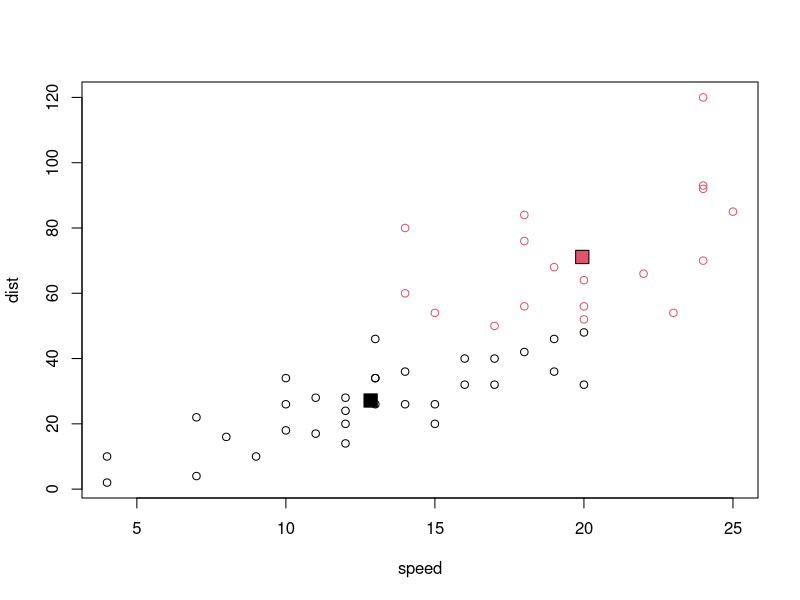
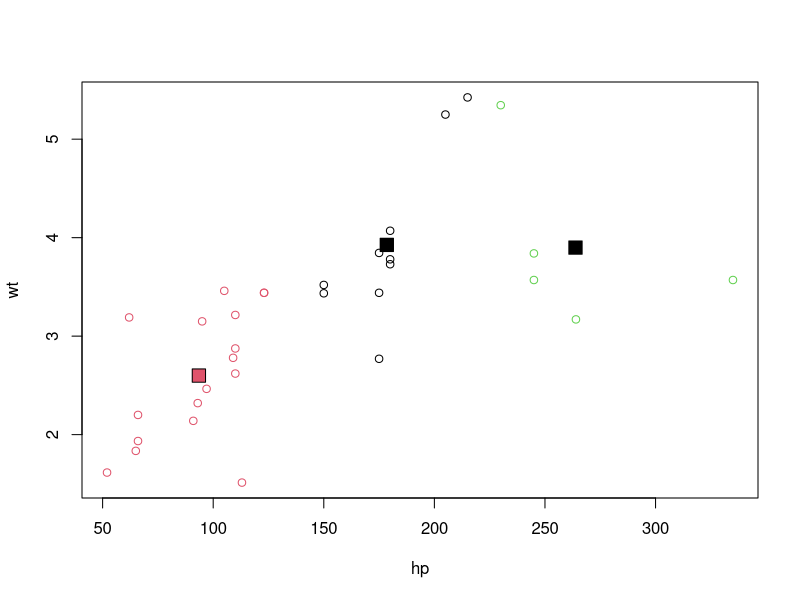

Write R code to recreate these figures, in order.
# Unsupervised Learning using K-means 

# Cluster into 2 different classes
# The cars data frame is pre-loaded

# Set random seed. Don't remove this line
set.seed(1)
head(cars)
dim(cars)

# Group the dataset into two clusters: km_cars
km_cars <- kmeans(cars, 2)
km_cars$cluster

# Add code: color the points in the plot based on the clusters
plot(cars, col= km_cars$cluster)

# Print out the cluster centroids
km_cars$centers

# add the centroids to the plot
points(km_cars$centers, pch = 22, bg = c(1, 2), cex = 2)


# Cluster into 3 different classes 

# The cars data frame is pre-loaded

# Set random seed. Don't remove this line.
set.seed(1)

# Explore the cars dataset
mtcars
cars = subset(mtcars, select=c(hp,wt))
str(cars)
summary(cars)

# Group the dataset into two clusters: km_cars
km_cars = kmeans(cars,3)

# Print out the contents of each cluster
km_cars

# Add code: color the points in the plot based on the clusters
plot(cars, col= km_cars$cluster)

# Print out the cluster centroids
km_cars$centers

#  add the centroids to the plot
points(km_cars$centers, pch = 22, bg = c(1, 2), cex = 2)

??points
